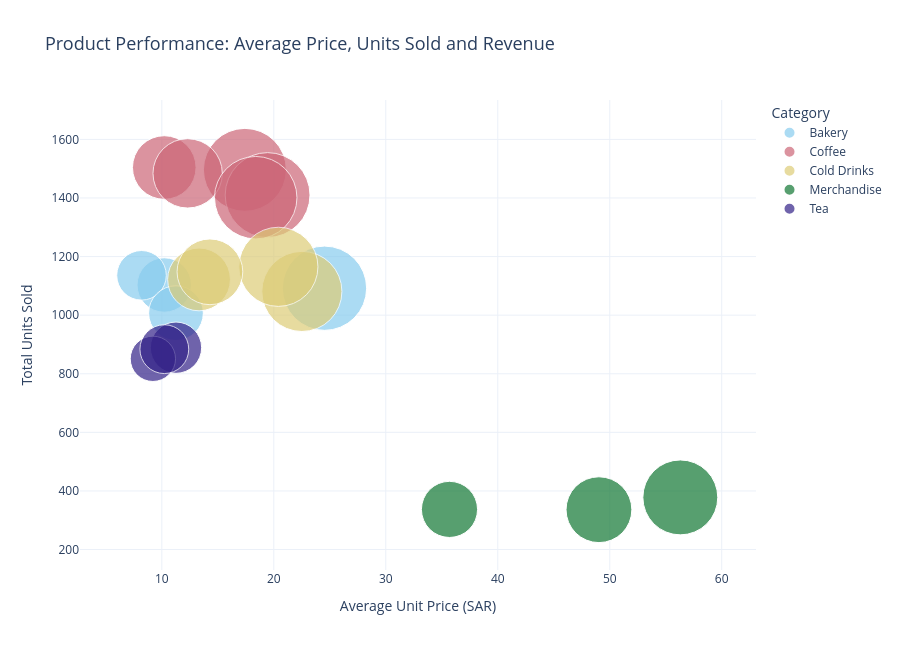

The cell this chart's notebook holds for it:
### Markdown cell above
---
# Part 7 · Interactive Visualization with Plotly  *(10 pts)*
*Course topic 5: Plotly Express, graph objects, animation, subplots, hover, range sliders.*
All figures must have a title, axis titles and informative **hover** text. Show them with `fig.show()`.

### Task 7.1 — Interactive bubble chart  *(2 pts)*
Aggregate by `category` and `product` (average price, total units, total revenue, average rating) and create a `px.scatter`: x = average price, y = total units, **bubble size = revenue**, colour = category, `hover_name` = product, extra `hover_data` (avg rating, revenue formatted).

### Code cell
import pandas as pd
import plotly.express as px

# Aggregate data by category and product
product_summary = (
    df.groupby(["category", "product"], as_index=False)
    .agg(
        avg_price=("unit_price", "mean"),
        total_units=("quantity", "sum"),
        total_revenue=("revenue", "sum"),
        avg_rating=("rating", "mean")
    )
)

# Create interactive bubble chart
fig = px.scatter(
    product_summary,
    x="avg_price",
    y="total_units",
    size="total_revenue",
    color="category",
    hover_name="product",
    hover_data={
        "category": True,
        "avg_price": ":.2f",
        "total_units": ":,",
        "total_revenue": ":,.2f",
        "avg_rating": ":.2f"
    },
    size_max=60,
    color_discrete_sequence=px.colors.qualitative.Safe,
    title="Product Performance: Average Price, Units Sold and Revenue",
    labels={
        "avg_price": "Average Unit Price (SAR)",
        "total_units": "Total Units Sold",
        "total_revenue": "Total Revenue (SAR)",
        "avg_rating": "Average Satisfaction Rating",
        "category": "Product Category"
    }
)

# Customize layout
fig.update_layout(
    title_font_size=18,
    xaxis_title="Average Unit Price (SAR)",
    yaxis_title="Total Units Sold",
    legend_title="Category",
    template="plotly_white",
    height=650
)

# Display interactive chart
fig.show()

### Figure 1 — Plotly figure (JSON) as saved in the notebook; plotly's stock layout.template omitted (floating-point values rounded to 4 significant figures)
{"data": [{"customdata": [["Bakery", 26090.0, 4.235], ["Bakery", 10890.0, 4.251], ["Bakery", 9036.0, 4.214], ["Bakery", 11000.0, 4.231]], "hovertemplate": "<b>%{hovertext}</b><br><br>Product Category=%{customdata[0]}<br>Average Unit Price (SAR)=%{x:.2f}<br>Total Units Sold=%{y:,}<br>Total Revenue (SAR)=%{customdata[1]:,.2f}<br>Average Satisfaction Rating=%{customdata[2]:.2f}<extra></extra>", "hovertext": ["Cheesecake", "Croissant", "Date Maamoul", "Muffin"], "legendgroup": "Bakery", "marker": {"color": "rgb(136, 204, 238)", "size": [26090.0, 10890.0, 9036.0, 11000.0], "sizemode": "area", "sizeref": 7.351, "symbol": "circle"}, "mode": "markers", "name": "Bakery", "orientation": "v", "showlegend": true, "type": "scatter", "x": [24.53, 10.22, 8.186, 11.27], "xaxis": "x", "y": [1092, 1103, 1136, 1007], "yaxis": "y"}, {"customdata": [["Coffee", 14870.0, 4.158], ["Coffee", 25270.0, 4.169], ["Coffee", 17670.0, 4.154], ["Coffee", 26460.0, 4.156], ["Coffee", 25000.0, 4.161]], "hovertemplate": "<b>%{hovertext}</b><br><br>Product Category=%{customdata[0]}<br>Average Unit Price (SAR)=%{x:.2f}<br>Total Units Sold=%{y:,}<br>Total Revenue (SAR)=%{customdata[1]:,.2f}<br>Average Satisfaction Rating=%{customdata[2]:.2f}<extra></extra>", "hovertext": ["Arabic Coffee", "Cappuccino", "Espresso", "Flat White", "Latte"], "legendgroup": "Coffee", "marker": {"color": "rgb(204, 102, 119)", "size": [14870.0, 25270.0, 17670.0, 26460.0, 25000.0], "sizemode": "area", "sizeref": 7.351, "symbol": "circle"}, "mode": "markers", "name": "Coffee", "orientation": "v", "showlegend": true, "type": "scatter", "x": [10.22, 17.42, 12.31, 19.45, 18.39], "xaxis": "x", "y": [1504, 1496, 1484, 1410, 1401], "yaxis": "y"}, {"customdata": [["Cold Drinks", 23590.0, 4.177], ["Cold Drinks", 23050.0, 4.148], ["Cold Drinks", 14490.0, 4.174], ["Cold Drinks", 15880.0, 4.151]], "hovertemplate": "<b>%{hovertext}</b><br><br>Product Category=%{customdata[0]}<br>Average Unit Price (SAR)=%{x:.2f}<br>Total Units Sold=%{y:,}<br>Total Revenue (SAR)=%{customdata[1]:,.2f}<br>Average Satisfaction Rating=%{customdata[2]:.2f}<extra></extra>", "hovertext": ["Cold Brew", "Iced Latte", "Iced Tea", "Lemonade"], "legendgroup": "Cold Drinks", "marker": {"color": "rgb(221, 204, 119)", "size": [23590.0, 23050.0, 14490.0, 15880.0], "sizemode": "area", "sizeref": 7.351, "symbol": "circle"}, "mode": "markers", "name": "Cold Drinks", "orientation": "v", "showlegend": true, "type": "scatter", "x": [22.51, 20.41, 13.32, 14.3], "xaxis": "x", "y": [1081, 1165, 1122, 1148], "yaxis": "y"}, {"customdata": [["Merchandise", 15927, 4.226], ["Merchandise", 11580.0, 4.198], ["Merchandise", 20640.0, 4.155]], "hovertemplate": "<b>%{hovertext}</b><br><br>Product Category=%{customdata[0]}<br>Average Unit Price (SAR)=%{x:.2f}<br>Total Units Sold=%{y:,}<br>Total Revenue (SAR)=%{customdata[1]:,.2f}<br>Average Satisfaction Rating=%{customdata[2]:.2f}<extra></extra>", "hovertext": ["Coffee Beans 250g", "Mug", "Tumbler"], "legendgroup": "Merchandise", "marker": {"color": "rgb(17, 119, 51)", "size": [15930.0, 11580.0, 20640.0], "sizemode": "area", "sizeref": 7.351, "symbol": "circle"}, "mode": "markers", "name": "Merchandise", "orientation": "v", "showlegend": true, "type": "scatter", "x": [49.04, 35.69, 56.3], "xaxis": "x", "y": [336, 337, 378], "yaxis": "y"}, {"customdata": [["Tea", 9673.0, 4.124], ["Tea", 7541.0, 4.127], ["Tea", 8762.0, 4.181]], "hovertemplate": "<b>%{hovertext}</b><br><br>Product Category=%{customdata[0]}<br>Average Unit Price (SAR)=%{x:.2f}<br>Total Units Sold=%{y:,}<br>Total Revenue (SAR)=%{customdata[1]:,.2f}<br>Average Satisfaction Rating=%{customdata[2]:.2f}<extra></extra>", "hovertext": ["Green Tea", "Karak Tea", "Mint Tea"], "legendgroup": "Tea", "marker": {"color": "rgb(51, 34, 136)", "size": [9673.0, 7541.0, 8762.0], "sizemode": "area", "sizeref": 7.351, "symbol": "circle"}, "mode": "markers", "name": "Tea", "orientation": "v", "showlegend": true, "type": "scatter", "x": [11.26, 9.202, 10.22], "xaxis": "x", "y": [889, 851, 884], "yaxis": "y"}], "layout": {"height": 650, "legend": {"itemsizing": "constant", "title": {"text": "Category"}, "tracegroupgap": 0}, "title": {"font": {"size": 18}, "text": "Product Performance: Average Price, Units Sold and Revenue"}, "xaxis": {"anchor": "y", "domain": [0, 1], "title": {"text": "Average Unit Price (SAR)"}}, "yaxis": {"anchor": "x", "domain": [0, 1], "title": {"text": "Total Units Sold"}}}}
